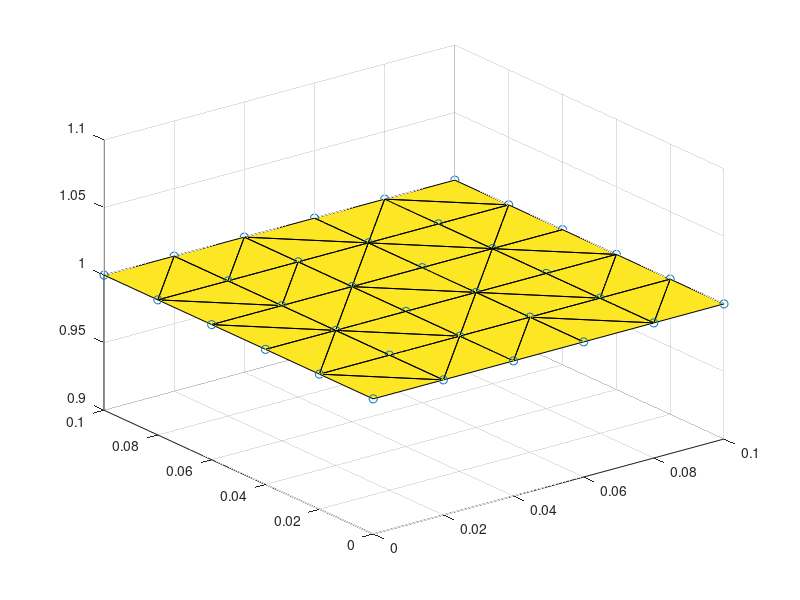

Here is the MATLAB script that generated this plot: (Note: this script raises an error after producing the figure.)
%% Driver for square membrane deformed under transverse load problem

clear; close all; clc;
tic;

% Flag to control which element to use
useT6QuadEle = false;

%**************************** Generate Mesh ******************************%

% The dimensions for the square membrane in metres.
xlim = 0.1;
ylim = 0.1;
x_incr = 0.02;
y_incr = 0.02;

x_val = 0:x_incr:xlim;
y_val = 0:y_incr:ylim;
z_val = 1;
[mesh_x,mesh_y,mesh_z] = meshgrid(x_val,y_val,z_val);

% Generate the mesh with 3-node triangles
IEN = delaunay(mesh_x,mesh_y);

% Convert the mesh grid points into transpose(x_ia)
numNodes = numel(mesh_x);

% The node co-ordinates for 3-node triangles
X = [reshape(mesh_x,numNodes,1), reshape(mesh_y,numNodes,1),...
    reshape(mesh_z,numNodes,1)];

if(useT6QuadEle)
    % Convert the mesh to have 6-node triangles
    [IEN,X] = convertToT6Mesh(IEN,X);
    numNodes = size(X,1);
    quadOrder = 2;
else
    quadOrder = 1;
end

trisurf(IEN(:,1:3),X(:,1),X(:,2),X(:,3));
hold on;
scatter3(X(:,1),X(:,2),X(:,3));
hold off;

%****************** Boundary Condition and Meta Arrays *******************%

% Need to know the Global DOF number that has to be constrained. We will
% also constrain the plate to remain stationary in the z-direction

dofPerNode = 3;

% The Boundary condition cell array
BC = cell(1,3);

% Get co-ordinates of all nodes on the sides of the square membrane
constrainedSide1 = X(X(:,2)== 0,:);
constrainedSide2 = X(X(:,1)== xlim,:);
constrainedSide3 = X(X(:,2)== ylim,:);
constrainedSide4 = X(X(:,1)== 0,:);

temp = [constrainedSide1;constrainedSide2;constrainedSide3;...
    constrainedSide4];

% Remove duplicate rows from the matrix temp
temp = sortrows(temp);
difference = abs(diff([temp;[NaN,NaN,NaN]]));
temp = temp(sum(difference,2)~=0,:);
temp = repmat(temp,[3,1]); % The points to be constrained
BC{1,1} = temp;
BC{1,2} = [ones(size(temp,1)/3,1);2*ones(size(temp,1)/3,1);...
    3*ones(size(temp,1)/3,1)];% The direction to be constrained (z)    
BC{1,3} = zeros(size(BC{1,1},1),1); % Constraint value (0)

prescribedDOF = getBCmatrix(BC,X);

% Generate ID matrix
ID = zeros(numNodes*dofPerNode,2);
ID(:,1) = 1:numNodes*dofPerNode;

unknownDOFs = (1:numNodes*dofPerNode).';
unknownDOFs(prescribedDOF(:,1)) = [];

globalEqNum = 1;
for i = 1:numel(unknownDOFs)
    ID(unknownDOFs(i),2) = globalEqNum;
    globalEqNum = globalEqNum + 1;
end

%************************ Set problem parameters *************************%

% External transverse load in N/m^2
f_max = 1000;
deltaF = 10;
f_steps = f_max/deltaF;

% Thickness of the membrane in metres
H = 0.001*ones(size(IEN,1),1);

% The thickness stretch
L = 0.5*ones(size(IEN,1),1);
L_orig = L;

% Elastic constants in N/m^2
lambda = 4*10^6;
mu = 4*10^4;

%****************************** Assembly *****************************%

% Back-up original configuration
H_orig = H;
X_orig = X;

% Calculate initial guess for displacement in z-direction.
% We are taking advantage of features peculiar to mesh geometry when using
% reshape()
xtemp = reshape(X(:,1),sqrt(numNodes),sqrt(numNodes));
ytemp = reshape(X(:,2),sqrt(numNodes),sqrt(numNodes));
u_z = 10^(-2)*xlim*(sin(xtemp*pi/xlim)+sin(ytemp*pi/ylim));
u_z = reshape(u_z,numNodes,1);

% Set x and y components of displacement to 0
u = [zeros(numNodes,2),u_z];

% Apply boundary condition u_z = 0 on the nodes on sides of the square.
rowCol = [ceil(prescribedDOF(:,1)/3),mod(prescribedDOF(:,1),3)];
rowCol(rowCol==0) = 3;
for i=1:size(rowCol,1)
    u(rowCol(i,1),rowCol(i,2)) = prescribedDOF(i,2);
end

% Prepare for passing to assembly function
X = reshape(X.',[dofPerNode*numNodes,1]);
u = reshape(u.',[dofPerNode*numNodes,1]);

% Calculate initial guess for deformed configuration
x = X + u;

tol = norm(mu)*norm(H)*10^(-12);
u_max = zeros(f_steps,1);
f_inc = zeros(f_steps,1);
for i=1:f_steps
    % Increment the force
    f = [0;0;i*deltaF];
    
    % Newton Iterations
    maxIter = 100;
    while(1)
        if(useT6QuadEle)
            [W,r,kiakb,L] = assemblyT6Quad(X,x,H,f,quadOrder,lambda,mu,...
                IEN,ID,L);
        else
            [W,r,kiakb,L] = assemblyT3Lin(X,x,H,f,quadOrder,lambda,mu,...
                IEN,ID,L);
        end
        %kiakb = sparse(kiakb);
        u_Newton = -kiakb\r;
        if(norm(r) < tol)
            fprintf('Converged. Norm(r) : %17.16f\n',norm(r));
            break;
        end
        if(norm(u_Newton) < eps*10)
            fprintf('Newton update is very small: %17.16f\n',...
                norm(u_Newton));
            break;
        end
        if(maxIter < 0)
            fprintf('Maximum iterations exceeded.\n');
            break;
        end
        maxIter = maxIter - 1;
        x(unknownDOFs) = x(unknownDOFs) + u_Newton;
    end
    fprintf(['Iterations: %d norm(r): %17.16f norm(u_Newton): ',...
        '%17.16f\n'],100-maxIter,norm(r),norm(u_Newton));
    
    % Caculate displacement
    u = x - X;
    u_max(i) = max(abs(u)); % Maximum deflection
    f_inc(i) = norm(f);
end
toc;

%************************** Plot the results *****************************%
figure(1)
plot(f_inc,u_max);
xlabel('Force (N)');
ylabel('Maximum deflection (m)');
title('Force vs. Deflection Curve');

dim = 3;
figure(2);
x = reshape(x,[dim,numNodes]);
surf(xtemp,ytemp,reshape(x(3,:),size(xtemp,1),[]));